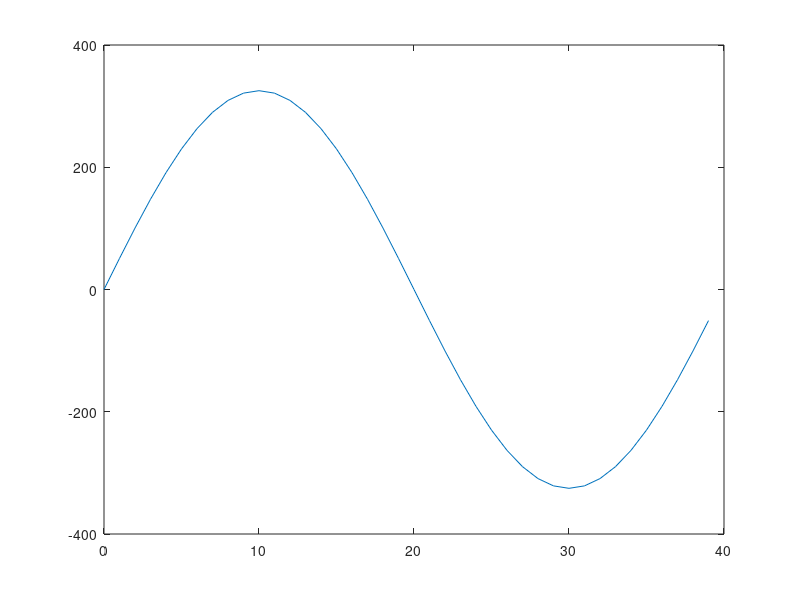

The MATLAB script that drew this image: (Note: this script raises an error after producing the figure.)

t = 0.020;      % s (time of sample)
fs = 2000;      % hz (sample frequentie)
n = 0:t*fs-1;   % sample

f1 = 50;                    % hz (component frequency)
A1 = 230*sqrt(2);           % amplitude
s1 = A1*sin(f1*n/fs*2*pi);  % generate component

signal = s1;                % create signal by adding components
plot(n,signal);             % plot signal

fft_output = fft(signal);
fft_output = abs(fft_output);
fft_output = fft_output/fs;
fft_output = fft_output(1:length(signal)/2+1);
fft_output(1) = fft_output(1)/2;
f = fs*(0:(length(signal)/2))/length(signal);
%stem(f,fft_output);         % plot fft

filename = './data/defaultdata.xlsx';                   % set filename 
xlswrite(filename,transpose(signal),'Blad1','A12');     % write signal to file
xlswrite(filename,fs,'Blad1','A9');                     % write sample frequency to file